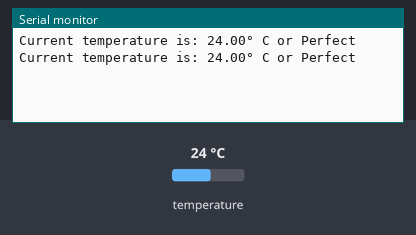
The program below on a simulated ESP8266 (Wemos D1 mini). Parts: the last lines printed to the serial monitor. Inputs (shaded band) come from the test bench; at power-on: temperature 24 °C.

Above: at 4.3 s.
4.4 s: temperature set to 12 °C
At 6.9 s:
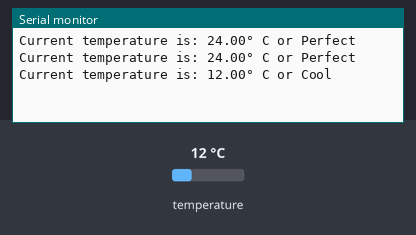
10.5 s: temperature set to 28 °C
At 13.3 s:
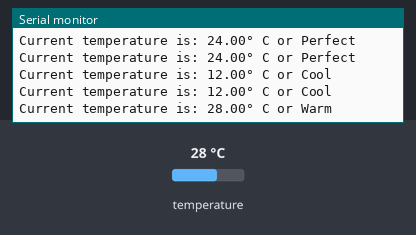
16.1 s: temperature set to 33 °C
At 18.5 s:
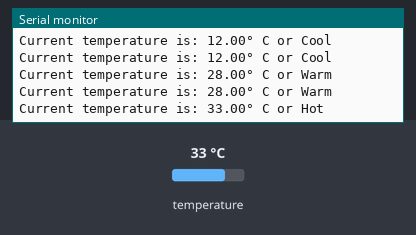
21.6 s: temperature set to 41 °C
At 23.8 s:
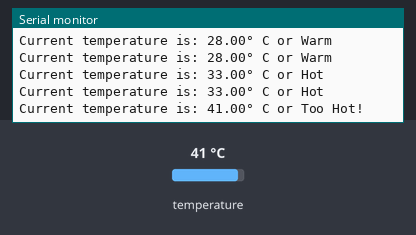
27.1 s: temperature set to 9 °C
At 29.0 s:
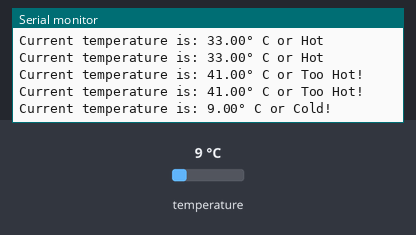

The program:

main.cpp
```cpp
// ******************************************************************
// Dallas Semiconductor DS18B20 Temperature Sensor Demo Program
// COMP-10184
// Mohawk College

// library for Arduino framework
#include <Arduino.h>
// 1-Wire sensor communication libary
#include <OneWire.h>
// DS18B20 sensor library
#include <DallasTemperature.h>

// Pin that the  DS18B20 is connected to
const int oneWireBus = D3;

// Setup a oneWire instance to communicate with any OneWire devices
OneWire oneWire(oneWireBus);

// Pass our oneWire reference to Dallas Temperature sensor
DallasTemperature DS18B20(&oneWire);

void setup() {
  // configure the USB serial monitor
  Serial.begin(115200);

  // Start the DS18B20 sensor
  DS18B20.begin();
}

void loop() {
  float fTemp;

  // ask DS18B20 for the current temperature
  DS18B20.requestTemperatures();

  // fetch the temperature.  We only have 1 sensor, so the index is 0.
  fTemp = DS18B20.getTempCByIndex(0);

    String currTemp;

  if (fTemp < 10) {
    currTemp = "Cold!";
  }
  else if (fTemp >=10 && fTemp < 15)
  {
    currTemp = "Cool";
  }
  else if (fTemp >=15 && fTemp < 25)
  {
    currTemp = "Perfect";
  }
  else if (fTemp >=25 && fTemp < 30)
  {
    currTemp = "Warm";
  }
  else if (fTemp >=30 && fTemp < 35)
  {
    currTemp = "Hot";
  }
  else if (fTemp >=35)
  {
    currTemp = "Too Hot!";
  }


  // print the temp to the USB serial monitor
  Serial.println("Current temperature is: " + String(fTemp) + "° C or " + currTemp);

  // wait 2s (2000ms) before doing this again
  delay(2000);


} 
```

Measured:
- after the input at 4.4 s, the serial monitor: prints a new line after 1.9 s (image 1)
- after the input at 10.5 s, the serial monitor: prints a new line after 1.3 s (image 2)
- after the input at 16.1 s, the serial monitor: prints a new line after 1.3 s (image 3)
- after the input at 21.6 s, the serial monitor: prints a new line after 1.3 s (image 4)
- after the input at 27.1 s, the serial monitor: prints a new line after 1.3 s (image 5)
